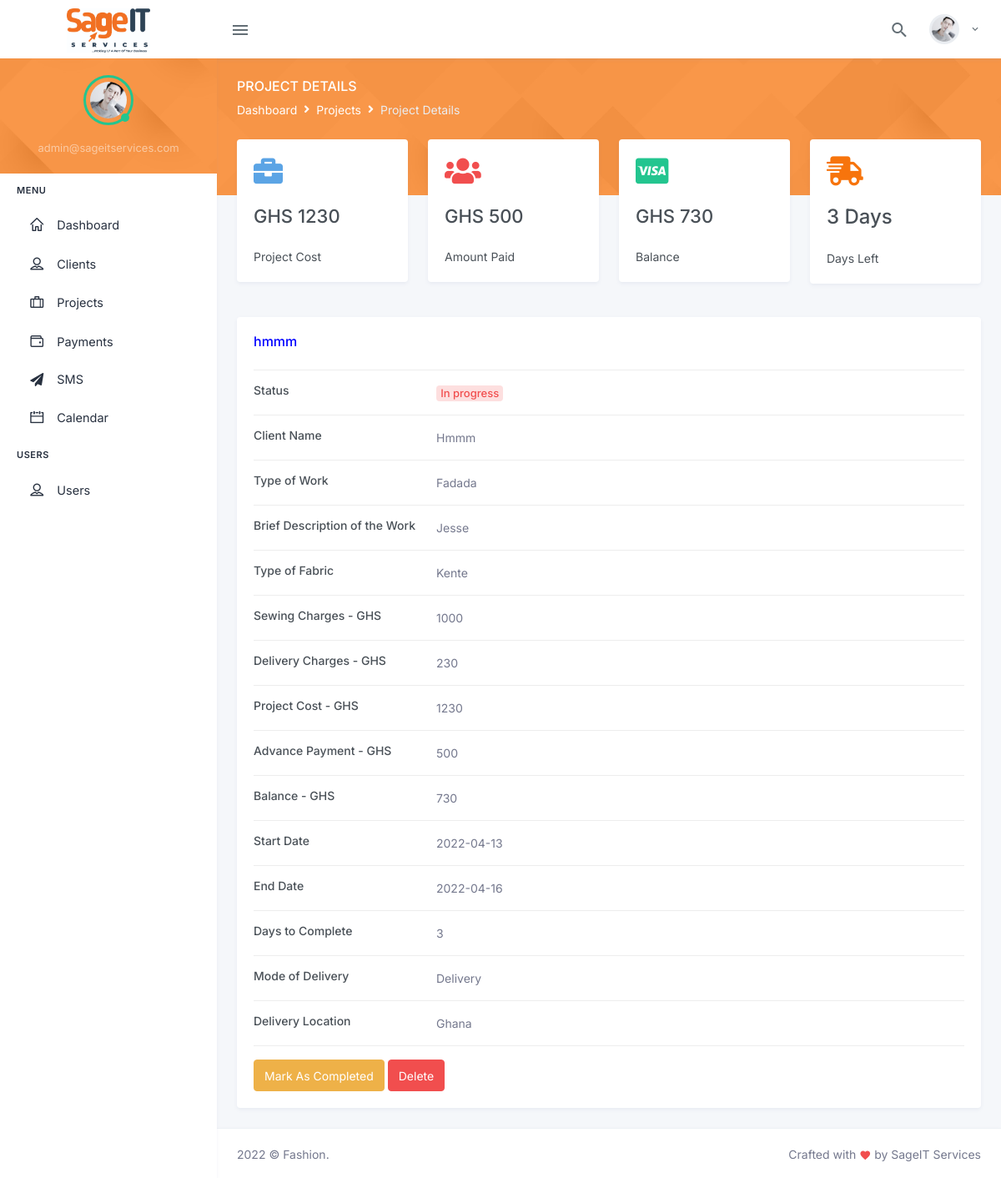
The page /project-details.php?ref=10 (signed in) on the database its author committed.
### tables this page shows
CREATE TABLE `projects` (
  `project_id` bigint(25) NOT NULL,
  `customer_id` bigint(30) NOT NULL,
  `client` varchar(255) NOT NULL,
  `status` int(11) NOT NULL DEFAULT 0,
  `type_of_work` varchar(255) NOT NULL,
  `description` varchar(255) NOT NULL,
  `type_of_fabric` varchar(255) NOT NULL,
  `sewing_charges` varchar(255) NOT NULL,
  `delivery_charges` varchar(255) NOT NULL,
  `project_cost` varchar(255) NOT NULL,
  `advance_payment` varchar(255) NOT NULL,
  `balance` varchar(255) NOT NULL,
  `start_date` date NOT NULL,
  `end_date` date NOT NULL,
  `days_to_complete` varchar(255) NOT NULL,
  `mode_of_delivery` varchar(255) NOT NULL,
  `delivery_location` varchar(255) NOT NULL,
  `added_by` varchar(255) NOT NULL
);

CREATE TABLE `clients` (
  `client_id` bigint(25) NOT NULL,
  `customer_id` int(25) DEFAULT NULL,
  `full_name` varchar(255) NOT NULL,
  `phone_number_1` varchar(255) NOT NULL,
  `phone_number_2` varchar(255) NOT NULL,
  `residential_address` varchar(255) NOT NULL,
  `email` varchar(255) NOT NULL,
  `gender` varchar(255) NOT NULL,
  `male_trouser_waist` varchar(255) DEFAULT NULL,
  `male_trouser_seat` varchar(255) DEFAULT NULL,
  `male_trouser_thigh` varchar(255) DEFAULT NULL,
  `male_trouser_knee` varchar(255) DEFAULT NULL,
  `male_trouser_bass` varchar(255) DEFAULT NULL,
  `male_trouser_lenght` varchar(255) DEFAULT NULL,
  `male_shirt_chest` varchar(255) DEFAULT NULL,
  `male_shirt_back` varchar(255) DEFAULT NULL,
  `male_shirt_short_sleeve` varchar(255) DEFAULT NULL,
  `male_shirt_long_sleeve` varchar(255) DEFAULT NULL,
  `male_shirt_around_arm` varchar(255) DEFAULT NULL,
  `male_shirt_cuff` varchar(255) DEFAULT NULL,
  `male_shirt_lenght` varchar(255) DEFAULT NULL,
  `male_agbada_back` varchar(255) DEFAULT NULL,
  `male_agbada_length` varchar(255) DEFAULT NULL,
  `female_skirt_waist` varchar(255) DEFAULT NULL,
  `female_skirt_hip` varchar(255) DEFAULT NULL,
  `female_skirt_knee` varchar(255) DEFAULT NULL,
  `female_skirt_waist_hip` varchar(255) DEFAULT NULL,
  `female_skirt_waist_knee` varchar(255) DEFAULT NULL,
  `female_skirt_skirt_lenght` varchar(255) DEFAULT NULL,
  `female_dress_bust` varchar(255) DEFAULT NULL,
  `female_dress_under_bust` varchar(255) DEFAULT NULL,
  `female_dress_waist` varchar(255) DEFAULT NULL,
  `female_dress_shoulder` varchar(255) DEFAULT NULL,
  `female_dress_shoulder_nipple` varchar(255) DEFAULT NULL,
  `female_dress_shoulder_under_bust` varchar(255) DEFAULT NULL,
  `female_dress_shoulder_waist` varchar(255) DEFAULT NULL,
  `female_dress_nipple_nipple` varchar(255) DEFAULT NULL,
  `female_dress_shoulder_hip` varchar(255) DEFAULT NULL,
  `female_dress_shoulder_knee` varchar(255) DEFAULT NULL,
  `female_dress_top_lenght` varchar(255) DEFAULT NULL,
  `female_dress_lenght` varchar(255) DEFAULT NULL,
  `female_trouser_waist` varchar(255) DEFAULT NULL,
  `female_trouser_seat` varchar(255) DEFAULT NULL,
  `female_trouser_thigh` varchar(255) DEFAULT NULL,
  `female_trouser_knee` varchar(255) DEFAULT NULL,
  `female_trouser_bass` varchar(255) DEFAULT NULL,
  `female_trouser_lenght` varchar(255) DEFAULT NULL,
  `added_by` varchar(255) DEFAULT NULL,
  `created_on` timestamp NULL DEFAULT current_timestamp(),
  `updated_on` datetime DEFAULT NULL
);

### helpers/functions.php (called while the page is built, shortened)
<?php
function getClientName($connect, $client_id)
{
    $query = "SELECT * FROM clients WHERE client_id = :client_id";
    $statement = $connect->prepare($query);
    $statement->execute(
        array(
            ":client_id"         =>    $client_id,
        )
    );
    $result = $statement->fetch();
    return empty($result['full_name']) ? 'NONE' : $result['full_name'];
}
function daysBetweenDates($endDate, $startDate){
    $days = (strtotime($endDate) - strtotime($startDate)) / (60 * 60 * 24);
    return $days;
}
?>

### project-details.php (the view, shortened to what this page needs)
<?php
    require_once 'database/config.php';
    require_once 'helpers/functions.php';
    $project_id = $_GET['ref'];
    $query = "SELECT * FROM projects WHERE project_id = :id";
    $statement = $connect->prepare($query);
    $statement->execute(
      array(
        ":id" => $project_id,
      )
    );
    $result = $statement->fetch();
    $client_name = getClientName($connect, $result['client']);
    $daystoend = daysBetweenDates($result['end_date'],$result['start_date']);
?>
<div class="main-content">
  <div class="page-content">
    <div class="page-title-box">
      <div class="container-fluid">
        <div class="row align-items-center">
          <div class="col-sm-6">
            <div class="page-title">
              <h4>Project Details</h4>
              <ol class="breadcrumb m-0">
                <li class="breadcrumb-item"><a href="dashboard.php">Dashboard</a></li>
                <li class="breadcrumb-item"><a href="project.php">Projects</a></li>
                <li class="breadcrumb-item active">Project Details</li>
              </ol>
            </div>
          </div>
        </div>
      </div>
    </div>
    <div class="container-fluid">
      <div class="page-content-wrapper">
                              <div class="row">
                                <div class="col-xl-3">
                                   <div class="card">
                                       <div class="card-body">
                                            <i class="fas fa-briefcase text-info h1"></i>
                                            <h3 class="mt-3 font-size-22">GHS <?= $result['project_cost'] == "" ? 0 : $result['project_cost']; ?></h3>
                                            <div class="mt-3">
                                                <p class="mb-0 mt-4">Project Cost</p>
                                            </div>
                                       </div>
                                   </div>
                                </div>
                                <div class="col-xl-3">
                                    <div class="card">
                                        <div class="card-body">
                                             <i class="fas fa-users text-danger h1"></i>
                                             <h3 class="mt-3 font-size-22">GHS <?= ucwords($result['advance_payment']); ?></h3>
                                             <div class="mt-3">
                                                 <p class="mb-0 mt-4">Amount Paid</p>
                                             </div>
                                        </div>
                                    </div>
                                </div>
                                <div class="col-xl-3">
                                    <div class="card">
                                        <div class="card-body">
                                             <i class="fab fa-cc-visa text-success h1"></i>
                                             <h3 class="mt-3 font-size-22">GHS <?= ucwords($result['balance']); ?></h3>
                                             <div class="mt-3">
                                                 <p class="mb-0 mt-4">Balance</p>
                                             </div>
                                        </div>
                                    </div>
                                </div>
                                <div class="col-xl-3">
                                    <div class="card">
                                        <div class="card-body">
                                             <i class="fas fa-shipping-fast text-primary h1"></i>
                                             <h3 class="mt-3 font-size-24"> <?= $daystoend; ?> Days</h3>
                                             <div class="mt-3">
                                                 <p class="mb-0 mt-4">Days Left</p>
                                             </div>
                                        </div>
                                    </div>
                                </div>
                            </div>
        <div class="card">
          <div class="card-body">
             <h4 class="header-title mb-4" style="color :blue"><?= $client_name;?></h4>
                      <hr />
            <div class="col-md-12">
                <div class="row">
                    <div class="col-sm-3">
                      <h6 class="mb-0">Status</h6>
                    </div>
                    <div class="col-sm-9 text-secondary">
                    <?php
                      if($result['status'] == 0){?>
                          <span class="badge badge-pill badge-soft-danger font-size-13">In progress</apan>
                      <?php
                      }
                  ?>
                    </div>
                  </div>
                  <hr>
                  <div class="row">
                    <div class="col-sm-3">
                      <h6 class="mb-0">Client Name</h6>
                    </div>
                    <div class="col-sm-9 text-secondary">
                      <?= ucwords($client_name); ?>
                    </div>
                  </div>
                  <hr>
                  <div class="row">
                    <div class="col-sm-3">
                      <h6 class="mb-0">Type of Work</h6>
                    </div>
                    <div class="col-sm-9 text-secondary">
                        <?= ucwords($result['type_of_work']); ?>
                    </div>
                  </div>
                  <hr>
                  <div class="row">
                    <div class="col-sm-3">
                      <h6 class="mb-0">Brief Description of the Work</h6>
                    </div>
                    <div class="col-sm-9 text-secondary">
                      <?= ucwords($result['description']); ?>
                    </div>
                  </div>
                  <hr>
                  <div class="row">
                    <div class="col-sm-3">
                      <h6 class="mb-0">Type of Fabric</h6>
                    </div>
                    <div class="col-sm-9 text-secondary">
                        <?= ucwords($result['type_of_fabric']); ?>
                    </div>
                  </div>
                  <hr>
                  <div class="row">
                    <div class="col-sm-3">
                      <h6 class="mb-0">Sewing Charges - GHS</h6>
                    </div>
                    <div class="col-sm-9 text-secondary">
                     <?= $result['sewing_charges'] == "" ? 0 : $result['sewing_charges']; ?>
                    </div>
                  </div>
                  <hr>
                  <div class="row">
                    <div class="col-sm-3">
                      <h6 class="mb-0">Delivery Charges - GHS</h6>
                    </div>
                    <div class="col-sm-9 text-secondary">
                        <?= $result['delivery_charges'] == "" ? 0 : $result['delivery_charges']; ?>
                    </div>
                  </div>
                  <hr>
                  <div class="row">
                    <div class="col-sm-3">
                      <h6 class="mb-0">Project Cost - GHS</h6>
                    </div>
                    <div class="col-sm-9 text-secondary">
                        <?= $result['project_cost'] == "" ? 0 : $result['project_cost']; ?>
                    </div>
                  </div>
                  <hr>
                  <div class="row">
                    <div class="col-sm-3">
                      <h6 class="mb-0">Advance Payment - GHS</h6>
                    </div>
                    <div class="col-sm-9 text-secondary">
                        <?= ucwords($result['advance_payment']); ?>
                    </div>
                  </div>
                  <hr>
                  <div class="row">
                    <div class="col-sm-3">
                      <h6 class="mb-0">Balance - GHS</h6>
                    </div>
                    <div class="col-sm-9 text-secondary">
                      <?= ucwords($result['balance']); ?>
                    </div>
                  </div>
                  <hr>
                  <div class="row">
                    <div class="col-sm-3">
                      <h6 class="mb-0">Start Date</h6>
                    </div>
                    <div class="col-sm-9 text-secondary">
                      <?= ucwords($result['start_date']); ?>
                    </div>
                  </div>
                  <hr>
                  <div class="row">
                    <div class="col-sm-3">
                      <h6 class="mb-0">End Date</h6>
                    </div>
                    <div class="col-sm-9 text-secondary">
                    <?= ucwords($result['end_date']); ?>
                    </div>
                  </div>
                  <hr>
                  <div class="row">
                    <div class="col-sm-3">
                      <h6 class="mb-0">Days to Complete</h6>
                    </div>
                    <div class="col-sm-9 text-secondary">
                    <?= $daystoend; ?>
                    </div>
                  </div>
                  <hr>
                  <div class="row">
                    <div class="col-sm-3">
                      <h6 class="mb-0">Mode of Delivery</h6>
                    </div>
                    <div class="col-sm-9 text-secondary">
                    <?= ucwords($result['mode_of_delivery']); ?>
                    </div>
                  </div>
                  <hr>
                  <div class="row">
                    <div class="col-sm-3">
                      <h6 class="mb-0">Delivery Location</h6>
                    </div>
                    <div class="col-sm-9 text-secondary">
                    <?= ucwords($result['delivery_location']); ?>
                    </div>
                  </div>
                  <hr>
                  <div class="row">
                    <div class="col-sm-12">
                    <?php
                        if($result['status'] == 0){?>
                            <button class="btn btn-warning" type="submit" name="mark_as_completed" onclick="markAs(1)">Mark As Completed</button>
                        <?php
                        }
                        else if($result['status'] == 1){?>
                          <button class="btn btn-success" type="submit" name="mark_as_delivered" onclick="markAs(2)">Mark As Delivered</button>
                        <?php
                        }
                    ?>
                      <button class="btn btn-danger" name="delete" onclick="deleteProject(<?= $project_id; ?>)">Delete</button>
                    </div>
                  </div>
                </div>
              </div>
            </div>
          </div>
        </div>
      </div>
    </div>
<?php include_once 'partials/footer.php'; ?>

### rows shown on the page
projects: project_cost "1230", advance_payment "500", balance "730", daystoend "3", client.full_name "hmmm", client.full_name "Hmmm", type_of_work "Fadada", description "Jesse", type_of_fabric "Kente", sewing_charges "1000", delivery_charges "230", start_date "2022-04-13", end_date "2022-04-16", mode_of_delivery "Delivery", delivery_location "Ghana"

### other values the page prints
$_SESSION['username'] "admin@sageitservices.com"
